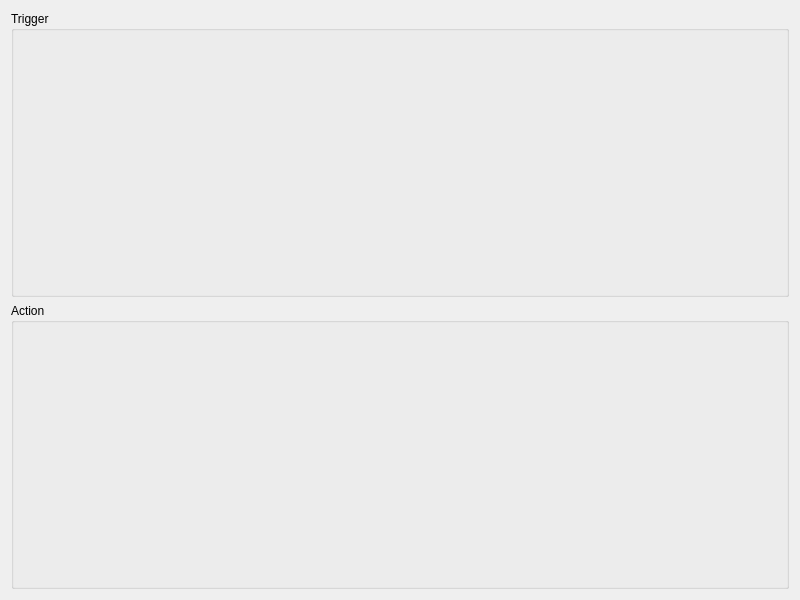
<ui version="4.0" >
 <class>SimpleActionDataWidget</class>
 <widget class="QWidget" name="SimpleActionDataWidget" >
  <property name="geometry" >
   <rect>
    <x>0</x>
    <y>0</y>
    <width>800</width>
    <height>600</height>
   </rect>
  </property>
  <layout class="QVBoxLayout" name="verticalLayout" >
   <item>
    <widget class="QGroupBox" name="triggerBox" >
     <property name="title" >
      <string>Trigger</string>
     </property>
     <layout class="QVBoxLayout" name="verticalLayout_3" />
    </widget>
   </item>
   <item>
    <widget class="QGroupBox" name="actionBox" >
     <property name="title" >
      <string>Action</string>
     </property>
     <layout class="QVBoxLayout" name="verticalLayout_5" />
    </widget>
   </item>
  </layout>
 </widget>
 <resources/>
 <connections/>
</ui>
